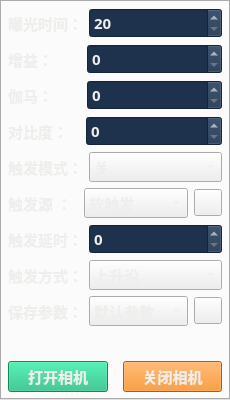
         <widget class="QTabWidget" name="tabWidget">
          <property name="font">
           <font>
            <family>微软雅黑</family>
            <pointsize>11</pointsize>
           </font>
          </property>
          <property name="autoFillBackground">
           <bool>false</bool>
          </property>
          <property name="tabPosition">
           <enum>QTabWidget::North</enum>
          </property>
          <property name="tabShape">
           <enum>QTabWidget::Rounded</enum>
          </property>
          <property name="currentIndex">
           <number>0</number>
          </property>
          <property name="movable">
           <bool>false</bool>
          </property>
          <property name="tabBarAutoHide">
           <bool>true</bool>
          </property>
          <widget class="QWidget" name="tab">
           <attribute name="title">
            <string> 相机设置</string>
           </attribute>
           <layout class="QGridLayout" name="gridLayout_5">
            <property name="leftMargin">
             <number>6</number>
            </property>
            <property name="topMargin">
             <number>6</number>
            </property>
            <property name="rightMargin">
             <number>6</number>
            </property>
            <property name="bottomMargin">
             <number>6</number>
            </property>
            <property name="spacing">
             <number>6</number>
            </property>
            <item row="0" column="0">
             <layout class="QVBoxLayout" name="verticalLayout_2" stretch="1,1,1,1,1,1,1,1,1,6,1">
              <item>
               <layout class="QHBoxLayout" name="horizontalLayout_4" stretch="2,5">
                <item>
                 <widget class="QLabel" name="label_2">
                  <property name="font">
                   <font>
                    <family>微软雅黑</family>
                    <pointsize>11</pointsize>
                    <weight>75</weight>
                    <bold>true</bold>
                   </font>
                  </property>
                  <property name="styleSheet">
                   <string notr="true">color: rgb(238, 238, 236);</string>
                  </property>
                  <property name="text">
                   <string>曝光时间：</string>
                  </property>
                 </widget>
                </item>
                <item>
                 <widget class="QSpinBox" name="spinBox">
                  <property name="font">
                   <font>
                    <family>微软雅黑</family>
                    <pointsize>11</pointsize>
                    <weight>75</weight>
                    <bold>true</bold>
                   </font>
                  </property>
                  <property name="styleSheet">
                   <string notr="true">color: rgb(238, 238, 236);
background-color: rgb(30, 50, 77);</string>
                  </property>
                  <property name="minimum">
                   <number>20</number>
                  </property>
                  <property name="maximum">
                   <number>1000000</number>
                  </property>
                  <property name="value">
                   <number>20</number>
                  </property>
                 </widget>
                </item>
               </layout>
              </item>
              <item>
               <layout class="QHBoxLayout" name="horizontalLayout_5" stretch="2,5">
                <item>
                 <widget class="QLabel" name="label_4">
                  <property name="sizePolicy">
                   <sizepolicy hsizetype="Expanding" vsizetype="Expanding">
                    <horstretch>0</horstretch>
                    <verstretch>0</verstretch>
                   </sizepolicy>
                  </property>
                  <property name="font">
                   <font>
                    <family>微软雅黑</family>
                    <pointsize>11</pointsize>
                    <weight>75</weight>
                    <bold>true</bold>
                   </font>
                  </property>
                  <property name="styleSheet">
                   <string notr="true">color: rgb(238, 238, 236);</string>
                  </property>
                  <property name="text">
                   <string>增益：       </string>
                  </property>
                 </widget>
                </item>
                <item>
                 <widget class="QSpinBox" name="spinBoxgain">
                  <property name="font">
                   <font>
                    <family>微软雅黑</family>
                    <pointsize>11</pointsize>
                    <weight>75</weight>
                    <bold>true</bold>
                   </font>
                  </property>
                  <property name="autoFillBackground">
                   <bool>false</bool>
                  </property>
                  <property name="styleSheet">
                   <string notr="true">color: rgb(238, 238, 236);
background-color: rgb(30, 50, 77);</string>
                  </property>
                 </widget>
                </item>
               </layout>
              </item>
              <item>
               <layout class="QHBoxLayout" name="horizontalLayout_9" stretch="2,5">
                <item>
                 <widget class="QLabel" name="label_8">
                  <property name="sizePolicy">
                   <sizepolicy hsizetype="Expanding" vsizetype="Expanding">
                    <horstretch>0</horstretch>
                    <verstretch>0</verstretch>
                   </sizepolicy>
                  </property>
                  <property name="font">
                   <font>
                    <family>微软雅黑</family>
                    <pointsize>11</pointsize>
                    <weight>75</weight>
                    <bold>true</bold>
                   </font>
                  </property>
                  <property name="styleSheet">
                   <string notr="true">color: rgb(238, 238, 236);</string>
                  </property>
                  <property name="text">
                   <string>伽马：       </string>
                  </property>
                 </widget>
                </item>
                <item>
                 <widget class="QSpinBox" name="spinBoxgain_3">
                  <property name="font">
                   <font>
                    <family>微软雅黑</family>
                    <pointsize>11</pointsize>
                    <weight>75</weight>
                    <bold>true</bold>
                   </font>
                  </property>
                  <property name="autoFillBackground">
                   <bool>false</bool>
                  </property>
                  <property name="styleSheet">
                   <string notr="true">color: rgb(238, 238, 236);
background-color: rgb(30, 50, 77);</string>
                  </property>
                 </widget>
                </item>
               </layout>
              </item>
              <item>
               <layout class="QHBoxLayout" name="horizontalLayout_11" stretch="2,5">
                <item>
                 <widget class="QLabel" name="label_9">
                  <property name="sizePolicy">
                   <sizepolicy hsizetype="Expanding" vsizetype="Expanding">
                    <horstretch>0</horstretch>
                    <verstretch>0</verstretch>
                   </sizepolicy>
                  </property>
                  <property name="font">
                   <font>
                    <family>微软雅黑</family>
                    <pointsize>11</pointsize>
                    <weight>75</weight>
                    <bold>true</bold>
                   </font>
                  </property>
                  <property name="styleSheet">
                   <string notr="true">color: rgb(238, 238, 236);</string>
                  </property>
                  <property name="text">
                   <string>对比度：   </string>
                  </property>
                 </widget>
                </item>
                <item>
                 <widget class="QSpinBox" name="spinBoxgain_4">
                  <property name="font">
                   <font>
                    <family>微软雅黑</family>
                    <pointsize>11</pointsize>
                    <weight>75</weight>
                    <bold>true</bold>
                   </font>
                  </property>
                  <property name="autoFillBackground">
                   <bool>false</bool>
                  </property>
                  <property name="styleSheet">
                   <string notr="true">color: rgb(238, 238, 236);
background-color: rgb(30, 50, 77);</string>
                  </property>
                 </widget>
                </item>
               </layout>
              </item>
              <item>
               <layout class="QHBoxLayout" name="horizontalLayout_6" stretch="2,5">
                <item>
                 <widget class="QLabel" name="label_5">
                  <property name="font">
                   <font>
                    <family>微软雅黑</family>
                    <pointsize>11</pointsize>
                    <weight>75</weight>
                    <bold>true</bold>
                   </font>
                  </property>
                  <property name="styleSheet">
                   <string notr="true">color: rgb(238, 238, 236);</string>
                  </property>
                  <property name="text">
                   <string>触发模式：</string>
                  </property>
                 </widget>
                </item>
                <item>
                 <widget class="QComboBox" name="comboBox_2">
                  <property name="font">
                   <font>
                    <family>微软雅黑</family>
                    <pointsize>11</pointsize>
                    <weight>75</weight>
                    <bold>true</bold>
                   </font>
                  </property>
                  <property name="styleSheet">
                   <string notr="true">color: rgb(238, 238, 236);</string>
                  </property>
                  <item>
                   <property name="text">
                    <string>关</string>
                   </property>
                  </item>
                  <item>
                   <property name="text">
                    <string>开</string>
                   </property>
                  </item>
                 </widget>
                </item>
               </layout>
              </item>
              <item>
               <layout class="QHBoxLayout" name="horizontalLayout_7" stretch="4,6,1">
                <item>
                 <widget class="QLabel" name="label_6">
                  <property name="sizePolicy">
                   <sizepolicy hsizetype="Expanding" vsizetype="Expanding">
                    <horstretch>0</horstretch>
                    <verstretch>0</verstretch>
                   </sizepolicy>
                  </property>
                  <property name="font">
                   <font>
                    <family>微软雅黑</family>
                    <pointsize>11</pointsize>
                    <weight>75</weight>
                    <bold>true</bold>
                   </font>
                  </property>
                  <property name="styleSheet">
                   <string notr="true">color: rgb(238, 238, 236);</string>
                  </property>
                  <property name="text">
                   <string>触发源 ：</string>
                  </property>
                 </widget>
                </item>
                <item>
                 <widget class="QComboBox" name="comboBox_3">
                  <property name="font">
                   <font>
                    <family>微软雅黑</family>
                    <pointsize>11</pointsize>
                    <weight>75</weight>
                    <bold>true</bold>
                   </font>
                  </property>
                  <property name="styleSheet">
                   <string notr="true">color: rgb(238, 238, 236);</string>
                  </property>
                  <item>
                   <property name="text">
                    <string>软触发</string>
                   </property>
                  </item>
                  <item>
                   <property name="text">
                    <string>Line0</string>
                   </property>
                  </item>
                  <item>
                   <property name="text">
                    <string>Line1</string>
                   </property>
                  </item>
                  <item>
                   <property name="text">
                    <string>Line2</string>
                   </property>
                  </item>
                 </widget>
                </item>
                <item>
                 <widget class="QToolButton" name="toolButton_trigger">
                  <property name="text">
                   <string/>
                  </property>
                  <property name="icon">
                   <iconset>
                    <normaloff>Resources/手动触发.png</normaloff>Resources/手动触发.png</iconset>
                  </property>
                  <property name="iconSize">
                   <size>
                    <width>20</width>
                    <height>20</height>
                   </size>
                  </property>
                 </widget>
                </item>
               </layout>
              </item>
              <item>
               <layout class="QHBoxLayout" name="horizontalLayout_21" stretch="2,5">
                <item>
                 <widget class="QLabel" name="label_12">
                  <property name="sizePolicy">
                   <sizepolicy hsizetype="Expanding" vsizetype="Expanding">
                    <horstretch>0</horstretch>
                    <verstretch>0</verstretch>
                   </sizepolicy>
                  </property>
                  <property name="font">
                   <font>
                    <family>微软雅黑</family>
                    <pointsize>11</pointsize>
                    <weight>75</weight>
                    <bold>true</bold>
                   </font>
                  </property>
                  <property name="styleSheet">
                   <string notr="true">color: rgb(238, 238, 236);</string>
                  </property>
                  <property name="text">
                   <string>触发延时：</string>
                  </property>
                 </widget>
                </item>
                <item>
                 <widget class="QSpinBox" name="spinBoxgain_2">
                  <property name="font">
                   <font>
                    <family>微软雅黑</family>
                    <pointsize>11</pointsize>
                    <weight>75</weight>
                    <bold>true</bold>
                   </font>
                  </property>
                  <property name="styleSheet">
                   <string notr="true">color: rgb(238, 238, 236);
background-color: rgb(30, 50, 77);</string>
                  </property>
                 </widget>
                </item>
               </layout>
              </item>
              <item>
               <layout class="QHBoxLayout" name="horizontalLayout_20" stretch="2,5">
                <item>
                 <widget class="QLabel" name="label_11">
                  <property name="font">
                   <font>
                    <family>微软雅黑</family>
                    <pointsize>11</pointsize>
                    <weight>75</weight>
                    <bold>true</bold>
                   </font>
                  </property>
                  <property name="styleSheet">
                   <string notr="true">color: rgb(238, 238, 236);</string>
                  </property>
                  <property name="text">
                   <string>触发方式：</string>
                  </property>
                 </widget>
                </item>
                <item>
                 <widget class="QComboBox" name="comboBox_4">
                  <property name="font">
                   <font>
                    <family>微软雅黑</family>
                    <pointsize>11</pointsize>
                    <weight>75</weight>
                    <bold>true</bold>
                   </font>
                  </property>
                  <property name="styleSheet">
                   <string notr="true">color: rgb(238, 238, 236);</string>
                  </property>
                  <item>
                   <property name="text">
                    <string>上升沿</string>
                   </property>
                  </item>
                  <item>
                   <property name="text">
                    <string>下降沿</string>
                   </property>
                  </item>
                  <item>
                   <property name="text">
                    <string>高电平</string>
                   </property>
                  </item>
                  <item>
                   <property name="text">
                    <string>低电平</string>
                   </property>
                  </item>
                 </widget>
                </item>
               </layout>
              </item>
              <item>
               <layout class="QHBoxLayout" name="horizontalLayout_8" stretch="4,6,1">
                <item>
                 <widget class="QLabel" name="label_7">
                  <property name="sizePolicy">
                   <sizepolicy hsizetype="Expanding" vsizetype="Expanding">
                    <horstretch>0</horstretch>
                    <verstretch>0</verstretch>
                   </sizepolicy>
                  </property>
                  <property name="font">
                   <font>
                    <family>微软雅黑</family>
                    <pointsize>11</pointsize>
                    <weight>75</weight>
                    <bold>true</bold>
                   </font>
                  </property>
                  <property name="styleSheet">
                   <string notr="true">color: rgb(238, 238, 236);</string>
                  </property>
                  <property name="text">
                   <string>保存参数：</string>
                  </property>
                 </widget>
                </item>
                <item>
                 <widget class="QComboBox" name="comboBox_5">
                  <property name="font">
                   <font>
                    <family>微软雅黑</family>
                    <pointsize>11</pointsize>
                    <weight>75</weight>
                    <bold>true</bold>
                   </font>
                  </property>
                  <property name="styleSheet">
                   <string notr="true">color: rgb(238, 238, 236);</string>
                  </property>
                  <item>
                   <property name="text">
                    <string>默认参数</string>
                   </property>
                  </item>
                  <item>
                   <property name="text">
                    <string>用户配置1</string>
                   </property>
                  </item>
                  <item>
                   <property name="text">
                    <string>用户配置2</string>
                   </property>
                  </item>
                 </widget>
                </item>
                <item>
                 <widget class="QToolButton" name="toolButton_Saveparamater">
                  <property name="text">
                   <string/>
                  </property>
                  <property name="icon">
                   <iconset>
                    <normaloff>Resources/保存.png</normaloff>Resources/保存.png</iconset>
                  </property>
                  <property name="iconSize">
                   <size>
                    <width>20</width>
                    <height>20</height>
                   </size>
                  </property>
                 </widget>
                </item>
               </layout>
              </item>
              <item>
               <spacer name="verticalSpacer">
                <property name="orientation">
                 <enum>Qt::Vertical</enum>
                </property>
                <property name="sizeHint" stdset="0">
                 <size>
                  <width>38</width>
                  <height>88</height>
                 </size>
                </property>
               </spacer>
              </item>
              <item>
               <layout class="QHBoxLayout" name="horizontalLayout_3" stretch="1,1">
                <property name="spacing">
                 <number>15</number>
                </property>
                <item>
                 <widget class="QPushButton" name="pushButton_Open">
                  <property name="font">
                   <font>
                    <family>微软雅黑</family>
                    <pointsize>11</pointsize>
                    <weight>75</weight>
                    <bold>true</bold>
                   </font>
                  </property>
                  <property name="styleSheet">
                   <string notr="true">color: rgb(238, 238, 236);
background-color: rgb(26, 187, 126);</string>
                  </property>
                  <property name="text">
                   <string>打开相机</string>
                  </property>
                  <property name="icon">
                   <iconset>
                    <normaloff>Resources/启动.png</normaloff>Resources/启动.png</iconset>
                  </property>
                  <property name="iconSize">
                   <size>
                    <width>25</width>
                    <height>25</height>
                   </size>
                  </property>
                 </widget>
                </item>
                <item>
                 <widget class="QPushButton" name="pushButton_Close">
                  <property name="font">
                   <font>
                    <family>微软雅黑</family>
                    <pointsize>11</pointsize>
                    <weight>75</weight>
                    <bold>true</bold>
                   </font>
                  </property>
                  <property name="styleSheet">
                   <string notr="true">color: rgb(238, 238, 236);
background-color: rgb(255, 128, 0);</string>
                  </property>
                  <property name="text">
                   <string>关闭相机</string>
                  </property>
                  <property name="icon">
                   <iconset>
                    <normaloff>Resources/停止.png</normaloff>Resources/停止.png</iconset>
                  </property>
                  <property name="iconSize">
                   <size>
                    <width>25</width>
                    <height>25</height>
                   </size>
                  </property>
                 </widget>
                </item>
               </layout>
              </item>
             </layout>
            </item>
           </layout>
          </widget>
         </widget>
